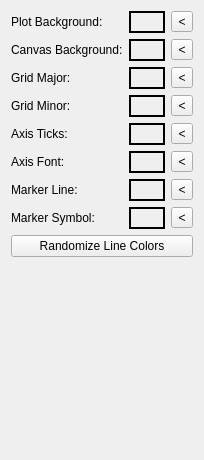
       <widget class="QWidget" name="tabWidgetPage5">
        <attribute name="title">
         <string>Colors</string>
        </attribute>
        <layout class="QVBoxLayout" name="verticalLayout_4">
         <item>
          <layout class="QHBoxLayout" name="horizontalLayout_21">
           <item>
            <widget class="QLabel" name="label_18">
             <property name="text">
              <string>Plot Background:</string>
             </property>
            </widget>
           </item>
           <item>
            <widget class="QPushButton" name="colorPlotBackgroundButton">
             <property name="sizePolicy">
              <sizepolicy hsizetype="Fixed" vsizetype="Fixed">
               <horstretch>0</horstretch>
               <verstretch>0</verstretch>
              </sizepolicy>
             </property>
             <property name="minimumSize">
              <size>
               <width>22</width>
               <height>22</height>
              </size>
             </property>
             <property name="styleSheet">
              <string notr="true">border-color: rgb(0, 0, 0);
border: 2px solid</string>
             </property>
             <property name="text">
              <string/>
             </property>
            </widget>
           </item>
           <item>
            <widget class="QToolButton" name="colorPlotBackgroundDeleteButton">
             <property name="minimumSize">
              <size>
               <width>22</width>
               <height>0</height>
              </size>
             </property>
             <property name="toolTip">
              <string>Erase foreground</string>
             </property>
             <property name="text">
              <string>&lt;</string>
             </property>
            </widget>
           </item>
          </layout>
         </item>
         <item>
          <layout class="QHBoxLayout" name="horizontalLayout_9">
           <item>
            <widget class="QLabel" name="label_13">
             <property name="text">
              <string>Canvas Background:</string>
             </property>
            </widget>
           </item>
           <item>
            <widget class="QPushButton" name="colorBackgroundButton">
             <property name="sizePolicy">
              <sizepolicy hsizetype="Fixed" vsizetype="Fixed">
               <horstretch>0</horstretch>
               <verstretch>0</verstretch>
              </sizepolicy>
             </property>
             <property name="minimumSize">
              <size>
               <width>22</width>
               <height>22</height>
              </size>
             </property>
             <property name="styleSheet">
              <string notr="true">border-color: rgb(0, 0, 0);
border: 2px solid</string>
             </property>
             <property name="text">
              <string/>
             </property>
            </widget>
           </item>
           <item>
            <widget class="QToolButton" name="colorBackgroundDeleteButton">
             <property name="minimumSize">
              <size>
               <width>22</width>
               <height>0</height>
              </size>
             </property>
             <property name="toolTip">
              <string>Erase foreground</string>
             </property>
             <property name="text">
              <string>&lt;</string>
             </property>
            </widget>
           </item>
          </layout>
         </item>
         <item>
          <layout class="QHBoxLayout" name="horizontalLayout_10">
           <item>
            <widget class="QLabel" name="label_14">
             <property name="text">
              <string>Grid Major:</string>
             </property>
            </widget>
           </item>
           <item>
            <widget class="QPushButton" name="colorGridButton">
             <property name="sizePolicy">
              <sizepolicy hsizetype="Fixed" vsizetype="Fixed">
               <horstretch>0</horstretch>
               <verstretch>0</verstretch>
              </sizepolicy>
             </property>
             <property name="minimumSize">
              <size>
               <width>22</width>
               <height>22</height>
              </size>
             </property>
             <property name="styleSheet">
              <string notr="true">border-color: rgb(0, 0, 0);
border: 2px solid</string>
             </property>
             <property name="text">
              <string/>
             </property>
            </widget>
           </item>
           <item>
            <widget class="QToolButton" name="colorGridDeleteButton">
             <property name="minimumSize">
              <size>
               <width>22</width>
               <height>0</height>
              </size>
             </property>
             <property name="toolTip">
              <string>Erase foreground</string>
             </property>
             <property name="text">
              <string>&lt;</string>
             </property>
            </widget>
           </item>
          </layout>
         </item>
         <item>
          <layout class="QHBoxLayout" name="horizontalLayout_20">
           <item>
            <widget class="QLabel" name="label_17">
             <property name="text">
              <string>Grid Minor:</string>
             </property>
            </widget>
           </item>
           <item>
            <widget class="QPushButton" name="colorGridMinButton">
             <property name="sizePolicy">
              <sizepolicy hsizetype="Fixed" vsizetype="Fixed">
               <horstretch>0</horstretch>
               <verstretch>0</verstretch>
              </sizepolicy>
             </property>
             <property name="minimumSize">
              <size>
               <width>22</width>
               <height>22</height>
              </size>
             </property>
             <property name="styleSheet">
              <string notr="true">border-color: rgb(0, 0, 0);
border: 2px solid</string>
             </property>
             <property name="text">
              <string/>
             </property>
            </widget>
           </item>
           <item>
            <widget class="QToolButton" name="colorGridMinDeleteButton">
             <property name="minimumSize">
              <size>
               <width>22</width>
               <height>0</height>
              </size>
             </property>
             <property name="toolTip">
              <string>Erase foreground</string>
             </property>
             <property name="text">
              <string>&lt;</string>
             </property>
            </widget>
           </item>
          </layout>
         </item>
         <item>
          <layout class="QHBoxLayout" name="horizontalLayout_11">
           <item>
            <widget class="QLabel" name="label_15">
             <property name="text">
              <string>Axis Ticks:</string>
             </property>
            </widget>
           </item>
           <item>
            <widget class="QPushButton" name="colorAxisTicksButton">
             <property name="sizePolicy">
              <sizepolicy hsizetype="Fixed" vsizetype="Fixed">
               <horstretch>0</horstretch>
               <verstretch>0</verstretch>
              </sizepolicy>
             </property>
             <property name="minimumSize">
              <size>
               <width>22</width>
               <height>22</height>
              </size>
             </property>
             <property name="styleSheet">
              <string notr="true">border-color: rgb(0, 0, 0);
border: 2px solid</string>
             </property>
             <property name="text">
              <string/>
             </property>
            </widget>
           </item>
           <item>
            <widget class="QToolButton" name="colorAxisTicksDeleteButton">
             <property name="minimumSize">
              <size>
               <width>22</width>
               <height>0</height>
              </size>
             </property>
             <property name="toolTip">
              <string>Erase foreground</string>
             </property>
             <property name="text">
              <string>&lt;</string>
             </property>
            </widget>
           </item>
          </layout>
         </item>
         <item>
          <layout class="QHBoxLayout" name="horizontalLayout_12">
           <item>
            <widget class="QLabel" name="label_16">
             <property name="text">
              <string>Axis Font:</string>
             </property>
            </widget>
           </item>
           <item>
            <widget class="QPushButton" name="colorAxisFontButton">
             <property name="sizePolicy">
              <sizepolicy hsizetype="Fixed" vsizetype="Fixed">
               <horstretch>0</horstretch>
               <verstretch>0</verstretch>
              </sizepolicy>
             </property>
             <property name="minimumSize">
              <size>
               <width>22</width>
               <height>22</height>
              </size>
             </property>
             <property name="styleSheet">
              <string notr="true">border-color: rgb(0, 0, 0);
border: 2px solid</string>
             </property>
             <property name="text">
              <string/>
             </property>
            </widget>
           </item>
           <item>
            <widget class="QToolButton" name="colorAxisFontDeleteButton">
             <property name="minimumSize">
              <size>
               <width>22</width>
               <height>0</height>
              </size>
             </property>
             <property name="toolTip">
              <string>Erase foreground</string>
             </property>
             <property name="text">
              <string>&lt;</string>
             </property>
            </widget>
           </item>
          </layout>
         </item>
         <item>
          <layout class="QHBoxLayout" name="horizontalLayout_33">
           <item>
            <widget class="QLabel" name="label_19">
             <property name="text">
              <string>Marker Line:</string>
             </property>
            </widget>
           </item>
           <item>
            <widget class="QPushButton" name="colorMarkerLineButton">
             <property name="sizePolicy">
              <sizepolicy hsizetype="Fixed" vsizetype="Fixed">
               <horstretch>0</horstretch>
               <verstretch>0</verstretch>
              </sizepolicy>
             </property>
             <property name="minimumSize">
              <size>
               <width>22</width>
               <height>22</height>
              </size>
             </property>
             <property name="styleSheet">
              <string notr="true">border-color: rgb(0, 0, 0);
border: 2px solid</string>
             </property>
             <property name="text">
              <string/>
             </property>
            </widget>
           </item>
           <item>
            <widget class="QToolButton" name="colorMarkerLineDeleteButton">
             <property name="minimumSize">
              <size>
               <width>22</width>
               <height>0</height>
              </size>
             </property>
             <property name="toolTip">
              <string>Erase foreground</string>
             </property>
             <property name="text">
              <string>&lt;</string>
             </property>
            </widget>
           </item>
          </layout>
         </item>
         <item>
          <layout class="QHBoxLayout" name="horizontalLayout_34">
           <item>
            <widget class="QLabel" name="label_20">
             <property name="text">
              <string>Marker Symbol:</string>
             </property>
            </widget>
           </item>
           <item>
            <widget class="QPushButton" name="colorMarkerSymbolButton">
             <property name="sizePolicy">
              <sizepolicy hsizetype="Fixed" vsizetype="Fixed">
               <horstretch>0</horstretch>
               <verstretch>0</verstretch>
              </sizepolicy>
             </property>
             <property name="minimumSize">
              <size>
               <width>22</width>
               <height>22</height>
              </size>
             </property>
             <property name="styleSheet">
              <string notr="true">border-color: rgb(0, 0, 0);
border: 2px solid</string>
             </property>
             <property name="text">
              <string/>
             </property>
            </widget>
           </item>
           <item>
            <widget class="QToolButton" name="colorMarkerSymbolDeleteButton">
             <property name="minimumSize">
              <size>
               <width>22</width>
               <height>0</height>
              </size>
             </property>
             <property name="toolTip">
              <string>Erase foreground</string>
             </property>
             <property name="text">
              <string>&lt;</string>
             </property>
            </widget>
           </item>
          </layout>
         </item>
         <item>
          <widget class="QPushButton" name="lineColorButton">
           <property name="text">
            <string>Randomize Line Colors</string>
           </property>
          </widget>
         </item>
         <item>
          <spacer name="verticalSpacer_3">
           <property name="orientation">
            <enum>Qt::Vertical</enum>
           </property>
           <property name="sizeHint" stdset="0">
            <size>
             <width>20</width>
             <height>192</height>
            </size>
           </property>
          </spacer>
         </item>
        </layout>
       </widget>
